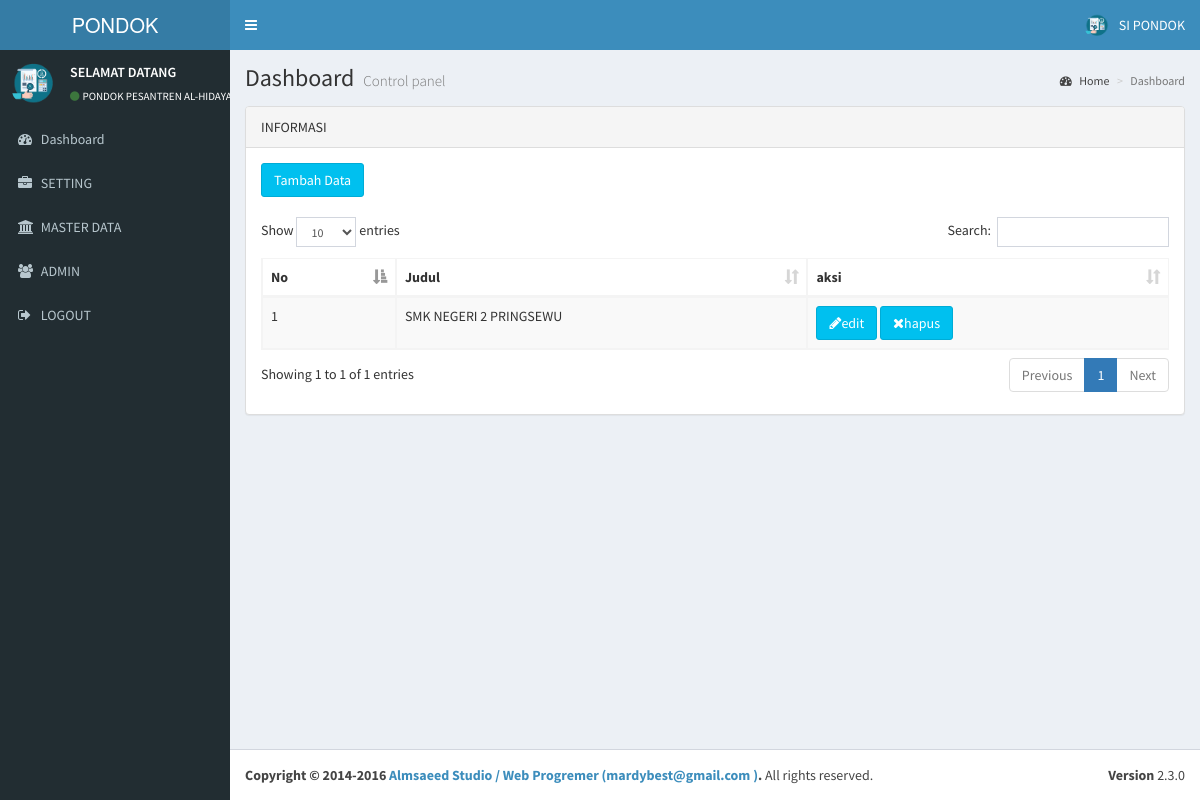
/admin/index.php?aksi=galeri (signed in), run on an earlier commit of the app's database.
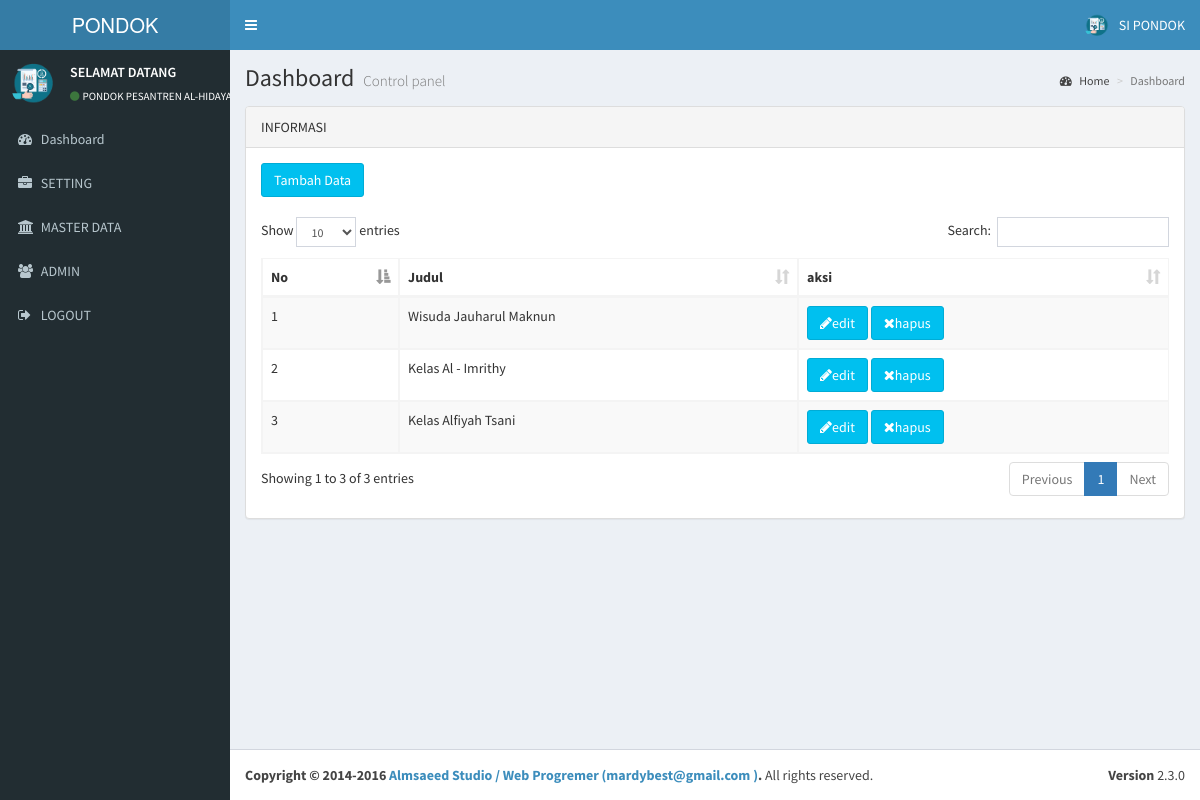
And on a later commit of the database.
### tables this page shows
CREATE TABLE `galeri` (
  `id_galeri` int(4) NOT NULL,
  `judul` varchar(25) NOT NULL,
  `keterangan` varchar(200) NOT NULL,
  `gambar` varchar(100) DEFAULT NULL
);

### admin/tengah.php (the view, shortened to what the changed rows need)
<?php
if($_GET['aksi']=='home'){
$tahunSekarang = date('Y');
$query = "SELECT COUNT(*) AS jumlah_pendaftar FROM daftar WHERE YEAR(tgl_daftar) = '$tahunSekarang' and  status='0'";
$result = mysqli_query($koneksi, $query);
$row = mysqli_fetch_assoc($result);
$sql = "SELECT COUNT(*) AS jmlterima FROM daftar WHERE YEAR(tgl_daftar) = '$tahunSekarang' and  status='1'";
$hasil = mysqli_query($koneksi, $sql);
$t = mysqli_fetch_assoc($hasil);
$mysql = "SELECT COUNT(*) AS sdhup FROM daftar WHERE YEAR(tgl_daftar) = '$tahunSekarang' and  status_upload='1'";
$lite = mysqli_query($koneksi, $mysql);
$r = mysqli_fetch_assoc($lite);
$mysql1 = "SELECT COUNT(*) AS blup FROM daftar WHERE YEAR(tgl_daftar) = '$tahunSekarang' and  status_upload='0'";
$lite1 = mysqli_query($koneksi, $mysql1);
$x = mysqli_fetch_assoc($lite1);
$kategori=mysqli_query($koneksi, "SELECT COUNT(id_daftar) as ka FROM daftar WHERE status='1'");
$kate=mysqli_fetch_array($kategori);
echo"
<div class='row'>
  <div class='col-lg-3 col-xs-6'>
    <div class='small-box bg-aqua'>
      <div class='inner'>
        <h3> $row[jumlah_pendaftar]</h3>
        <p>Pendaftar Baru</p>
      </div>
      <div class='icon'>
        <i class='fa fa-shopping-cart'></i>
      </div>
      <a href='index.php?aksi=mhs' class='small-box-footer'>
        More info <i class='fa fa-arrow-circle-right'></i>
      </a>
    </div>
  </div>
  <div class='col-lg-3 col-xs-6'>
    <div class='small-box bg-green'>
      <div class='inner'>
        <h3>$t[jmlterima]</h3>
        <p>Pendaftar Diterima</p>
      </div>
      <div class='icon'>
        <i class='ion ion-stats-bars'></i>
      </div>
      <a href='index.php?aksi=mhsterima' class='small-box-footer'>
        More info <i class='fa fa-arrow-circle-right'></i>
      </a>
    </div>
  </div>
</div>";
include "grafik.php";
echo"<div class='row'>
                    <div class='col-xs-12'>
              <div class='panel panel-primary'>
			    <div class='box-header'>
				   <h3 class='box-title'>INFORMASI</h3>
                </div>
                <div class='box-header'>
				</div>
     <div class='box-body'>
     <a href='index.php?aksi=informasi' class='btn btn-app'>
                    <span class='badge bg-yellow'>3</span>
                    <i class='fa fa-arrows-h fa-5x'></i> Informasi
                  </a>
                  <a href='index.php?aksi=galeri' class='btn btn-app'>
                  <span class='badge bg-yellow'>3</span>
                  <i class='fa fa-arrows-h fa-5x'></i> Galeri
                </a>
                <a href='index.php?aksi=halaman' class='btn btn-app'>
                <span class='badge bg-yellow'>3</span>
                <i class='fa fa-arrows-h fa-5x'></i> Halaman
              </a>
              <a href='index.php?aksi=kritik' class='btn btn-app'>
              <span class='badge bg-yellow'>3</span>
              <i class='fa fa-arrows-h fa-5x'></i> Kritik
            </a>
            </div>
			</div>
 </div>
			</div>
";
}
elseif($_GET['aksi']=='ikon'){
include "../ikon.php";
    }
elseif($_GET['aksi']=='prosesedit'){
    mysqli_query($koneksi,"UPDATE daftar SET status='1' WHERE id_daftar='$_GET[id_daftar]'");
    echo "<script>window.alert('DATA BERHASIL DI SIMPAN'); window.location=('index.php?aksi=mhsterima')</script>";
}
elseif($_GET['aksi']=='galeri'){
echo"<div class='row'>
                <div class='col-lg-12'>
                    <div class='panel panel-default'>
                        <div class='panel-heading'>INFORMASI
                        </div>
                        <div class='panel-body'>
			<button class='btn btn-info' data-toggle='modal' data-target='#uiModal'>
                                Tambah Data
                            </button><br><br>
                           	<div class='table-responsive'>
	 <table id='example1' class='table table-bordered table-striped'>
                                    <thead>
                                        <tr>
										<th>No</th>
                                            <th>Judul</th>
                                            <th>aksi</th>
                                      </tr></thead>
                    <tbody>
				    ";
$no=0;
$tebaru=mysqli_query($koneksi," SELECT * FROM galeri ");
while ($t=mysqli_fetch_array($tebaru)){
$no++;
                                    echo"<tr>
										<td>$no</td>
                                        <td>$t[judul]</td>
							<td><button class='btn btn-info' data-toggle='modal' data-target='#ui$t[id_galeri]'><i class='fa fa-pencil'></i>edit</button>
                               <a class='btn btn-info' href='hapus.php?aksi=hapusgaleri&id_g=$t[id_galeri]&gbr=$t[gambar]' onclick=\"return confirm ('Apakah yakin ingin menghapus $t[nama_menu] ?')\" title='Hapus'><i class='fa fa-remove'></i>hapus</a>
                          </td>
                                        </tr>
                                        <div class='modal fade' id='ui$t[id_galeri]' tabindex='-1' role='dialog' aria-labelledby='myModalLabel' aria-hidden='true'>
                                                   <form role='form' method='post' enctype='multipart/form-data' action='edit.php?aksi=proseseditgaleri&gb=$t[gambar]&id_g=$t[id_galeri]'>
                                 <input type='text' class='form-control' value='$t[judul]' name='jd'/><br>
                                <input type='text' class='form-control' value='$t[keterangan]' name='isi'/><br>
                                <img  src='../foto/galleri/$t[gambar]' alt='Preview Gambar' style='max-width: 200px; max-height: 200px;'></br>
                            </form>
                            </div>
                                        ";
}
                                  echo"  </tbody>
                                </table>
                            </div>
                        </div>
                    </div>
                </div>
               </div>
	  ";
echo"
<div class='col-lg-12'>
                        <div class='modal fade' id='uiModal' tabindex='-1' role='dialog' aria-labelledby='myModalLabel' aria-hidden='true'>
                                <div class='modal-dialog'>
                                    <div class='modal-content'>
                                        <div class='modal-header'>
                                            <button type='button' class='close' data-dismiss='modal' aria-hidden='true'>&times;</button>
                                            <h4 class='modal-title' id='H3'>Input Data </h4>
                                        </div>
                                        <div class='modal-body'>
                                           <form role='form' method='post' enctype='multipart/form-data' action='input.php?aksi=inputgaleri'>
                                            <div class='form-group'>
                                            <label>Judul</label>
						 <input type='text' class='form-control' name='jd'/><br>
					<label>Keterangan</label>
						<input type='text' class='form-control' name='isi'/><br>
                        <label>Gambar</label>
						<input type='file'  class='form-control' name='gambar'/><br>
                                            <button type='button' class='btn btn-default' data-dismiss='modal'>Close</button>
                                            <button type='submit' class='btn btn-primary'>Save </button>
                                        </div>
					</form>
                                    </div>
                                </div>
                            </div>
                    </div>
		    </div>
";
}
?>

What changed in the data, as far as the page shows it:
removed galeri: judul "SMK NEGERI 2 PRINGSEWU"
added galeri: judul "Wisuda Jauharul Maknun"
added galeri: judul "Kelas Al - Imrithy"
added galeri: judul "Kelas Alfiyah Tsani"
Also different on the page:
text written by a page script: "Show entries Search: Showing 1 to 1 of 1 entries Previous 1 Next" → "Show entries Search: Showing 1 to 3 of 3 entries Previous 1 Next"
